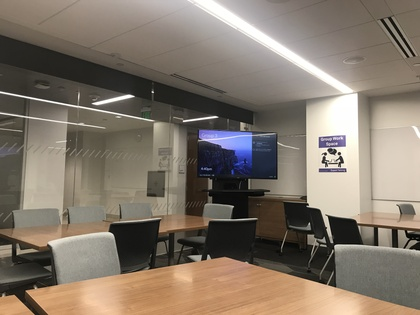
%> input picture test_images/mudd_1.JPG, 420 x 315 px, shrunk from 4032 x 3024 before the run
$ octave main.m   (GNU Octave 9; MATLAB toolbox functions it lacks are replaced by stand-ins)
%> lines starting %> are read from the running program, lines starting %| are printed output that depends on the picture
### ImageMosaic.m
function stitchedImg = ImageMosaic(img1,img2)

%% Use SIFT to get matches between images
% img1 = imread('test_images/IMG_8808_8809.jpg');
% img2 = imread('test_images/IMG_8809_8810.jpg');

[f1, d1] = vl_sift(single(rgb2gray(img1))); % f: [x, y, s, th]
[f2, d2] = vl_sift(single(rgb2gray(img2)));
matches = vl_ubcmatch(d1,d2); % [index in f1, index in f2]
numMatches = size(matches,2); % number of matches

%% Use RANSAC for homography computation
% Iterate N times
N = 100; % number of times to iterate
t = 3; % threshold for whether pixel matches
allCount = {}; % array to hold all inliers
allH = {}; % array to hold all Hs
count = 0; % number of matches for currH
maxInliers = 0; % maximum inliers
H = zeros(3,3); % H with most inliers - current best

inlierIndices = [];

for n=1:N
    % Randomly select a sample
    index=randi(size(matches,2));
    match=matches(:,index);

    % Compute homography with Direct Linear Transformation
    x1 = f1(1, match(1));
    y1 = f1(2, match(1));
    x2 = f2(1, match(2));
    y2 = f2(2, match(2));
    deltaX = x2-x1;
    deltaY = y2-y1;
    currH=[1 0 deltaX; 0 1 deltaY; 0 0 1];

    % Project points from x to x' for each potential match
    numInliers = 0;
    currInlierIndices = [];
    i=1;
    for x_ind = 1:size(matches,2)
        % x' = H*x
        newMatch = matches(:,x_ind);
        x_f1 = f1(1,newMatch(1));
        y_f1 = f1(2,newMatch(1));
        x_prime = currH * [x_f1; y_f1; 1];  % from img1

        % Calculate distance/error
        x_f2 = f2(1,newMatch(2));
        y_f2 = f2(2,newMatch(2));
        error = (x_prime(1)-x_f2)^2 + (x_prime(2)-y_f2)^2;

        % Check if under threshold
        if error<t
            numInliers = numInliers+1;
            currInlierIndices(i)=x_ind;
            i=i+1;
        end
    end

    % Save current homography's inliers
    allCount{n} = numInliers;
    allH{n} = currH;


    % Update maximum number of inliers
    if numInliers>count
        count = numInliers;
        H = currH;
        inlierIndices = currInlierIndices;
    end
end

% [5 lines of commented-out code are left out]

%% Visualize all matches
% Pad if widths of two images are different
width_diff1 = max(size(img2,1)-size(img1,1),0);
width_diff2 = max(size(img1,1)-size(img2,1),0);

% Plot match lines
figure();
subplot(2,1,1);
imagesc([padarray(img1,width_diff1,'post') padarray(img2,width_diff2,'post')]);
img1_height = size(img1,2);
line([f1(1,matches(1,:));
    f2(1,matches(2,:))+img1_height],[f1(2,matches(1,:));
    f2(2,matches(2,:))]);
title(sprintf('%d matches', numMatches));
axis image off;

drawnow;

%% Visualize inlier matches
subplot(2,1,2);
imagesc([padarray(img1,width_diff1,'post') padarray(img2,width_diff2,'post')]);
img1_height = size(img1,2);
line([f1(1,matches(1,inlierIndices));
    f2(1,matches(2,inlierIndices))+img1_height],[f1(2,matches(1,inlierIndices));
    f2(2,matches(2,inlierIndices))]);
title(sprintf('%d inliner matches', count));
axis image off;

drawnow ;

%% Stitching
Tx = H(1,3);
Ty = H(2,3);
height1 = size(img1,1);
width1 = size(img1,2);
height2 = size(img2,1);
width2 = size(img2,2);
overlap = width1 - abs(Tx);

stitchedImg = uint8(zeros(height1, ceil(width1+width2 - overlap),3));

for y=1:size(stitchedImg,1)
    for x=1:size(stitchedImg,2)
        % Translate img1 to get spot in img2
        xTrans=ceil(x+Tx);
        yTrans=ceil(y+Ty);

        if x<abs(Tx)
            stitchedImg(y,x,:)=img1(y,x,:);

        elseif (xTrans>width2 || yTrans>height2 || xTrans<1 || yTrans<1)
            % If translated coordinates out of bounds of img2
            continue

        elseif x>=abs(Tx) && x<width1
            % smaller x = closer to img1 = greater multiplier for img1
            scale1=(width1-x) / (width1-abs(Tx));
            scale2=1-scale1;
            stitchedImg(y,x,:)=scale1.*img1(y,x,:)+scale2.*img2(yTrans,xTrans,:);
        else
            stitchedImg(y,x,:)=img2(yTrans,xTrans,:);
        end
    end
end
% figure;
% imshow(stitchedImg);

end

### main.m
%% Three-image example
img1 = imread('test_images/mudd_1.jpg');
%> img1 is the input picture: size 315x420x3 uint8; mean R, G, B 130.2, 119, 106.5
img2 = imread('test_images/mudd_2.jpg');
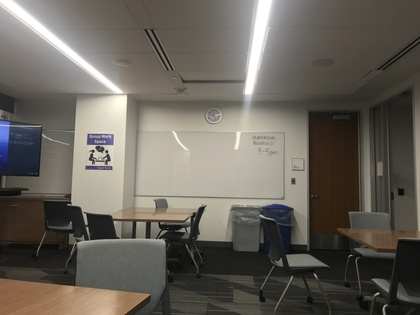
%> input picture test_images/mudd_2.JPG, 420 x 315 px, shrunk from 4032 x 3024 before the run
%> img2 is the input picture: size 315x420x3 uint8; mean R, G, B 104.2, 99.3, 91.1
img3 = imread('test_images/mudd_3.jpg');
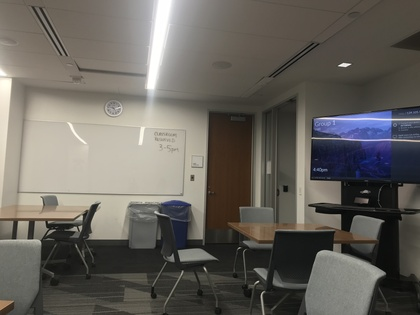
%> input picture test_images/mudd_3.JPG, 420 x 315 px, shrunk from 4032 x 3024 before the run
%> img3 is the input picture: size 315x420x3 uint8; mean R, G, B 103.3, 99.6, 93.4
%> the run ends on the next line

% Stitch images 1 and 2
img12 = ImageMosaic(img1,img2);
